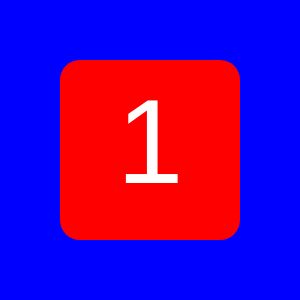
Frame 1 (no input)
Frame 60 (no input): identical to frame 1, image omitted
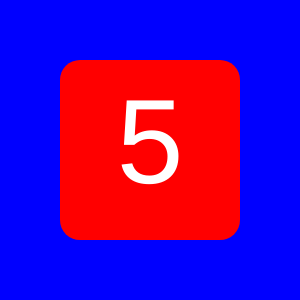
Frame 120 (the mouse pressed at the canvas centre since frame 60)

The p5.js sketch that drew these frames (run headless with seeded random() and noise() and a simulated clock; from frame 60 on, the mouse is pressed at the canvas centre):

// p5.js sketch
// ── sketch.js
var valeur = 1;

function setup() {
  createCanvas(300, 300);
  textSize(120);
  textAlign(CENTER, CENTER);
}

function draw() {
  background(0, 0, 255);
  noStroke();
  fill(255, 0, 0);
  rect(60, 60, 180, 180, 20);
  fill(255);
  text(valeur, 150, 150);
}

// au clic, un nouveau chiffre de 1 a 6
function mousePressed() {
  valeur = floor(random(1, 7));
}
